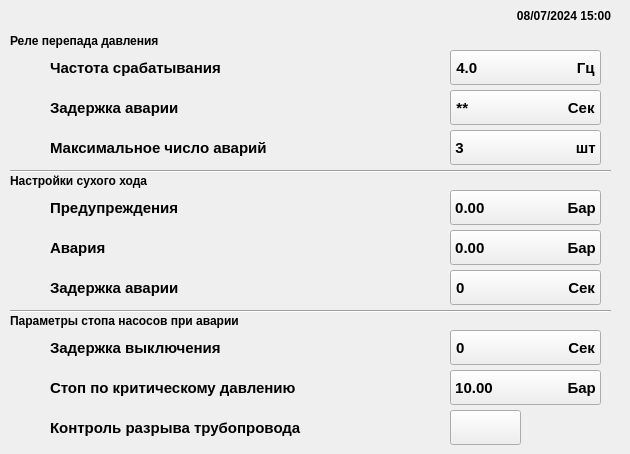
     <widget class="QWidget" name="Settings_Station_Settings_Emergency_Modes_page">
      <widget class="QLabel" name="label_200">
       <property name="geometry">
        <rect>
         <x>10</x>
         <y>30</y>
         <width>191</width>
         <height>21</height>
        </rect>
       </property>
       <property name="font">
        <font>
         <family>Arial</family>
         <pointsize>9</pointsize>
         <weight>75</weight>
         <bold>true</bold>
        </font>
       </property>
       <property name="text">
        <string>Реле перепада давления</string>
       </property>
      </widget>
      <widget class="QLabel" name="label_201">
       <property name="geometry">
        <rect>
         <x>10</x>
         <y>50</y>
         <width>40</width>
         <height>35</height>
        </rect>
       </property>
       <property name="text">
        <string/>
       </property>
      </widget>
      <widget class="QLabel" name="label_202">
       <property name="geometry">
        <rect>
         <x>10</x>
         <y>90</y>
         <width>40</width>
         <height>35</height>
        </rect>
       </property>
       <property name="text">
        <string/>
       </property>
      </widget>
      <widget class="QLabel" name="label_203">
       <property name="geometry">
        <rect>
         <x>10</x>
         <y>130</y>
         <width>40</width>
         <height>35</height>
        </rect>
       </property>
       <property name="text">
        <string/>
       </property>
      </widget>
      <widget class="Line" name="line_22">
       <property name="geometry">
        <rect>
         <x>10</x>
         <y>170</y>
         <width>601</width>
         <height>2</height>
        </rect>
       </property>
       <property name="frameShadow">
        <enum>QFrame::Sunken</enum>
       </property>
       <property name="orientation">
        <enum>Qt::Horizontal</enum>
       </property>
      </widget>
      <widget class="QLabel" name="label_204">
       <property name="geometry">
        <rect>
         <x>10</x>
         <y>190</y>
         <width>40</width>
         <height>35</height>
        </rect>
       </property>
       <property name="text">
        <string/>
       </property>
      </widget>
      <widget class="QLabel" name="label_205">
       <property name="geometry">
        <rect>
         <x>10</x>
         <y>170</y>
         <width>191</width>
         <height>21</height>
        </rect>
       </property>
       <property name="font">
        <font>
         <family>Arial</family>
         <pointsize>9</pointsize>
         <weight>75</weight>
         <bold>true</bold>
        </font>
       </property>
       <property name="text">
        <string>Настройки сухого хода</string>
       </property>
      </widget>
      <widget class="QLabel" name="label_206">
       <property name="geometry">
        <rect>
         <x>10</x>
         <y>230</y>
         <width>40</width>
         <height>35</height>
        </rect>
       </property>
       <property name="text">
        <string/>
       </property>
      </widget>
      <widget class="QLabel" name="label_207">
       <property name="geometry">
        <rect>
         <x>10</x>
         <y>270</y>
         <width>40</width>
         <height>35</height>
        </rect>
       </property>
       <property name="text">
        <string/>
       </property>
      </widget>
      <widget class="QLabel" name="label_208">
       <property name="geometry">
        <rect>
         <x>10</x>
         <y>310</y>
         <width>231</width>
         <height>21</height>
        </rect>
       </property>
       <property name="font">
        <font>
         <family>Arial</family>
         <pointsize>9</pointsize>
         <weight>75</weight>
         <bold>true</bold>
        </font>
       </property>
       <property name="text">
        <string>Параметры стопа насосов при аварии</string>
       </property>
      </widget>
      <widget class="Line" name="line_23">
       <property name="geometry">
        <rect>
         <x>10</x>
         <y>310</y>
         <width>601</width>
         <height>2</height>
        </rect>
       </property>
       <property name="frameShadow">
        <enum>QFrame::Sunken</enum>
       </property>
       <property name="orientation">
        <enum>Qt::Horizontal</enum>
       </property>
      </widget>
      <widget class="QLabel" name="label_209">
       <property name="geometry">
        <rect>
         <x>10</x>
         <y>330</y>
         <width>40</width>
         <height>35</height>
        </rect>
       </property>
       <property name="text">
        <string/>
       </property>
      </widget>
      <widget class="QLabel" name="label_211">
       <property name="geometry">
        <rect>
         <x>10</x>
         <y>370</y>
         <width>40</width>
         <height>35</height>
        </rect>
       </property>
       <property name="text">
        <string/>
       </property>
      </widget>
      <widget class="QLabel" name="label_212">
       <property name="geometry">
        <rect>
         <x>10</x>
         <y>410</y>
         <width>40</width>
         <height>35</height>
        </rect>
       </property>
       <property name="text">
        <string/>
       </property>
      </widget>
      <widget class="QLabel" name="label_210">
       <property name="geometry">
        <rect>
         <x>50</x>
         <y>50</y>
         <width>331</width>
         <height>35</height>
        </rect>
       </property>
       <property name="font">
        <font>
         <family>Arial</family>
         <pointsize>11</pointsize>
         <weight>75</weight>
         <bold>true</bold>
        </font>
       </property>
       <property name="text">
        <string>Частота срабатывания</string>
       </property>
      </widget>
      <widget class="QLabel" name="label_213">
       <property name="geometry">
        <rect>
         <x>50</x>
         <y>90</y>
         <width>331</width>
         <height>35</height>
        </rect>
       </property>
       <property name="font">
        <font>
         <family>Arial</family>
         <pointsize>11</pointsize>
         <weight>75</weight>
         <bold>true</bold>
        </font>
       </property>
       <property name="text">
        <string>Задержка аварии</string>
       </property>
      </widget>
      <widget class="QLabel" name="label_214">
       <property name="geometry">
        <rect>
         <x>50</x>
         <y>130</y>
         <width>331</width>
         <height>35</height>
        </rect>
       </property>
       <property name="font">
        <font>
         <family>Arial</family>
         <pointsize>11</pointsize>
         <weight>75</weight>
         <bold>true</bold>
        </font>
       </property>
       <property name="text">
        <string>Максимальное число аварий</string>
       </property>
      </widget>
      <widget class="QLabel" name="label_215">
       <property name="geometry">
        <rect>
         <x>50</x>
         <y>190</y>
         <width>331</width>
         <height>35</height>
        </rect>
       </property>
       <property name="font">
        <font>
         <family>Arial</family>
         <pointsize>11</pointsize>
         <weight>75</weight>
         <bold>true</bold>
        </font>
       </property>
       <property name="text">
        <string>Предупреждения</string>
       </property>
      </widget>
      <widget class="QLabel" name="label_216">
       <property name="geometry">
        <rect>
         <x>50</x>
         <y>230</y>
         <width>331</width>
         <height>35</height>
        </rect>
       </property>
       <property name="font">
        <font>
         <family>Arial</family>
         <pointsize>11</pointsize>
         <weight>75</weight>
         <bold>true</bold>
        </font>
       </property>
       <property name="text">
        <string>Авария</string>
       </property>
      </widget>
      <widget class="QLabel" name="label_217">
       <property name="geometry">
        <rect>
         <x>50</x>
         <y>270</y>
         <width>331</width>
         <height>35</height>
        </rect>
       </property>
       <property name="font">
        <font>
         <family>Arial</family>
         <pointsize>11</pointsize>
         <weight>75</weight>
         <bold>true</bold>
        </font>
       </property>
       <property name="text">
        <string>Задержка аварии</string>
       </property>
      </widget>
      <widget class="QLabel" name="label_218">
       <property name="geometry">
        <rect>
         <x>50</x>
         <y>330</y>
         <width>331</width>
         <height>35</height>
        </rect>
       </property>
       <property name="font">
        <font>
         <family>Arial</family>
         <pointsize>11</pointsize>
         <weight>75</weight>
         <bold>true</bold>
        </font>
       </property>
       <property name="text">
        <string>Задержка выключения</string>
       </property>
      </widget>
      <widget class="QLabel" name="label_219">
       <property name="geometry">
        <rect>
         <x>50</x>
         <y>370</y>
         <width>331</width>
         <height>35</height>
        </rect>
       </property>
       <property name="font">
        <font>
         <family>Arial</family>
         <pointsize>11</pointsize>
         <weight>75</weight>
         <bold>true</bold>
        </font>
       </property>
       <property name="text">
        <string>Стоп по критическому давлению</string>
       </property>
      </widget>
      <widget class="QLabel" name="label_220">
       <property name="geometry">
        <rect>
         <x>50</x>
         <y>410</y>
         <width>331</width>
         <height>35</height>
        </rect>
       </property>
       <property name="font">
        <font>
         <family>Arial</family>
         <pointsize>11</pointsize>
         <weight>75</weight>
         <bold>true</bold>
        </font>
       </property>
       <property name="text">
        <string>Контроль разрыва трубопровода</string>
       </property>
      </widget>
      <widget class="QLabel" name="shield_55_label">
       <property name="geometry">
        <rect>
         <x>410</x>
         <y>50</y>
         <width>40</width>
         <height>35</height>
        </rect>
       </property>
       <property name="text">
        <string/>
       </property>
      </widget>
      <widget class="QLabel" name="shield_56_label">
       <property name="geometry">
        <rect>
         <x>410</x>
         <y>90</y>
         <width>40</width>
         <height>35</height>
        </rect>
       </property>
       <property name="text">
        <string/>
       </property>
      </widget>
      <widget class="QLabel" name="shield_57_label">
       <property name="geometry">
        <rect>
         <x>410</x>
         <y>130</y>
         <width>40</width>
         <height>35</height>
        </rect>
       </property>
       <property name="text">
        <string/>
       </property>
      </widget>
      <widget class="QLabel" name="shield_58_label">
       <property name="geometry">
        <rect>
         <x>410</x>
         <y>190</y>
         <width>40</width>
         <height>35</height>
        </rect>
       </property>
       <property name="text">
        <string/>
       </property>
      </widget>
      <widget class="QLabel" name="shield_59_label">
       <property name="geometry">
        <rect>
         <x>410</x>
         <y>230</y>
         <width>40</width>
         <height>35</height>
        </rect>
       </property>
       <property name="text">
        <string/>
       </property>
      </widget>
      <widget class="QLabel" name="shield_60_label">
       <property name="geometry">
        <rect>
         <x>410</x>
         <y>270</y>
         <width>40</width>
         <height>35</height>
        </rect>
       </property>
       <property name="text">
        <string/>
       </property>
      </widget>
      <widget class="QLabel" name="shield_61_label">
       <property name="geometry">
        <rect>
         <x>410</x>
         <y>330</y>
         <width>40</width>
         <height>35</height>
        </rect>
       </property>
       <property name="text">
        <string/>
       </property>
      </widget>
      <widget class="QLabel" name="shield_62_label">
       <property name="geometry">
        <rect>
         <x>410</x>
         <y>370</y>
         <width>40</width>
         <height>35</height>
        </rect>
       </property>
       <property name="text">
        <string/>
       </property>
      </widget>
      <widget class="QPushButton" name="station_settings_emergency_modes_differential_operating_frequency_pushButton">
       <property name="geometry">
        <rect>
         <x>450</x>
         <y>50</y>
         <width>151</width>
         <height>35</height>
        </rect>
       </property>
       <property name="font">
        <font>
         <family>Arial</family>
         <pointsize>11</pointsize>
         <weight>75</weight>
         <bold>true</bold>
        </font>
       </property>
       <property name="text">
        <string>4.0                        Гц</string>
       </property>
      </widget>
      <widget class="QPushButton" name="station_settings_emergency_modes_differential_failure_delay_pushButton">
       <property name="geometry">
        <rect>
         <x>450</x>
         <y>90</y>
         <width>151</width>
         <height>35</height>
        </rect>
       </property>
       <property name="font">
        <font>
         <family>Arial</family>
         <pointsize>11</pointsize>
         <weight>75</weight>
         <bold>true</bold>
        </font>
       </property>
       <property name="text">
        <string>**                        Сек</string>
       </property>
      </widget>
      <widget class="QPushButton" name="station_settings_emergency_modes_differential_maximum_number_of_failures_pushButton">
       <property name="geometry">
        <rect>
         <x>450</x>
         <y>130</y>
         <width>151</width>
         <height>35</height>
        </rect>
       </property>
       <property name="font">
        <font>
         <family>Arial</family>
         <pointsize>11</pointsize>
         <weight>75</weight>
         <bold>true</bold>
        </font>
       </property>
       <property name="text">
        <string>3                           шт</string>
       </property>
      </widget>
      <widget class="QPushButton" name="station_settings_emergency_modes_dry_warnings_pushButton">
       <property name="geometry">
        <rect>
         <x>450</x>
         <y>190</y>
         <width>151</width>
         <height>35</height>
        </rect>
       </property>
       <property name="font">
        <font>
         <family>Arial</family>
         <pointsize>11</pointsize>
         <weight>75</weight>
         <bold>true</bold>
        </font>
       </property>
       <property name="text">
        <string>0.00                    Бар</string>
       </property>
      </widget>
      <widget class="QPushButton" name="station_settings_emergency_modes_dry_failure_pushButton">
       <property name="geometry">
        <rect>
         <x>450</x>
         <y>230</y>
         <width>151</width>
         <height>35</height>
        </rect>
       </property>
       <property name="font">
        <font>
         <family>Arial</family>
         <pointsize>11</pointsize>
         <weight>75</weight>
         <bold>true</bold>
        </font>
       </property>
       <property name="text">
        <string>0.00                    Бар</string>
       </property>
      </widget>
      <widget class="QPushButton" name="station_settings_emergency_modes_dry_failure_delay_pushButton">
       <property name="geometry">
        <rect>
         <x>450</x>
         <y>270</y>
         <width>151</width>
         <height>35</height>
        </rect>
       </property>
       <property name="font">
        <font>
         <family>Arial</family>
         <pointsize>11</pointsize>
         <weight>75</weight>
         <bold>true</bold>
        </font>
       </property>
       <property name="text">
        <string>0                         Сек</string>
       </property>
      </widget>
      <widget class="QPushButton" name="station_settings_emergency_modes_shutdown_delay_pushButton">
       <property name="geometry">
        <rect>
         <x>450</x>
         <y>330</y>
         <width>151</width>
         <height>35</height>
        </rect>
       </property>
       <property name="font">
        <font>
         <family>Arial</family>
         <pointsize>11</pointsize>
         <weight>75</weight>
         <bold>true</bold>
        </font>
       </property>
       <property name="text">
        <string>0                         Сек</string>
       </property>
      </widget>
      <widget class="QPushButton" name="station_settings_emergency_modes_critical_pressure_to_shutdown_pushButton">
       <property name="geometry">
        <rect>
         <x>450</x>
         <y>370</y>
         <width>151</width>
         <height>35</height>
        </rect>
       </property>
       <property name="font">
        <font>
         <family>Arial</family>
         <pointsize>11</pointsize>
         <weight>75</weight>
         <bold>true</bold>
        </font>
       </property>
       <property name="text">
        <string>10.00                  Бар</string>
       </property>
      </widget>
      <widget class="QPushButton" name="station_settings_emergency_modes_control_pipeline_rupture_pushButton">
       <property name="geometry">
        <rect>
         <x>450</x>
         <y>410</y>
         <width>71</width>
         <height>35</height>
        </rect>
       </property>
       <property name="font">
        <font>
         <family>Arial</family>
         <pointsize>11</pointsize>
         <weight>75</weight>
         <bold>true</bold>
        </font>
       </property>
       <property name="text">
        <string/>
       </property>
      </widget>
      <widget class="QLabel" name="station_settings_emergency_modes_time_label">
       <property name="geometry">
        <rect>
         <x>480</x>
         <y>0</y>
         <width>141</width>
         <height>31</height>
        </rect>
       </property>
       <property name="font">
        <font>
         <family>Arial</family>
         <pointsize>9</pointsize>
         <weight>75</weight>
         <bold>true</bold>
        </font>
       </property>
       <property name="text">
        <string>08/07/2024 15:00   </string>
       </property>
       <property name="alignment">
        <set>Qt::AlignRight|Qt::AlignTrailing|Qt::AlignVCenter</set>
       </property>
      </widget>
      <widget class="QLabel" name="shield_63_label">
       <property name="geometry">
        <rect>
         <x>410</x>
         <y>410</y>
         <width>40</width>
         <height>35</height>
        </rect>
       </property>
       <property name="text">
        <string/>
       </property>
      </widget>
     </widget>
